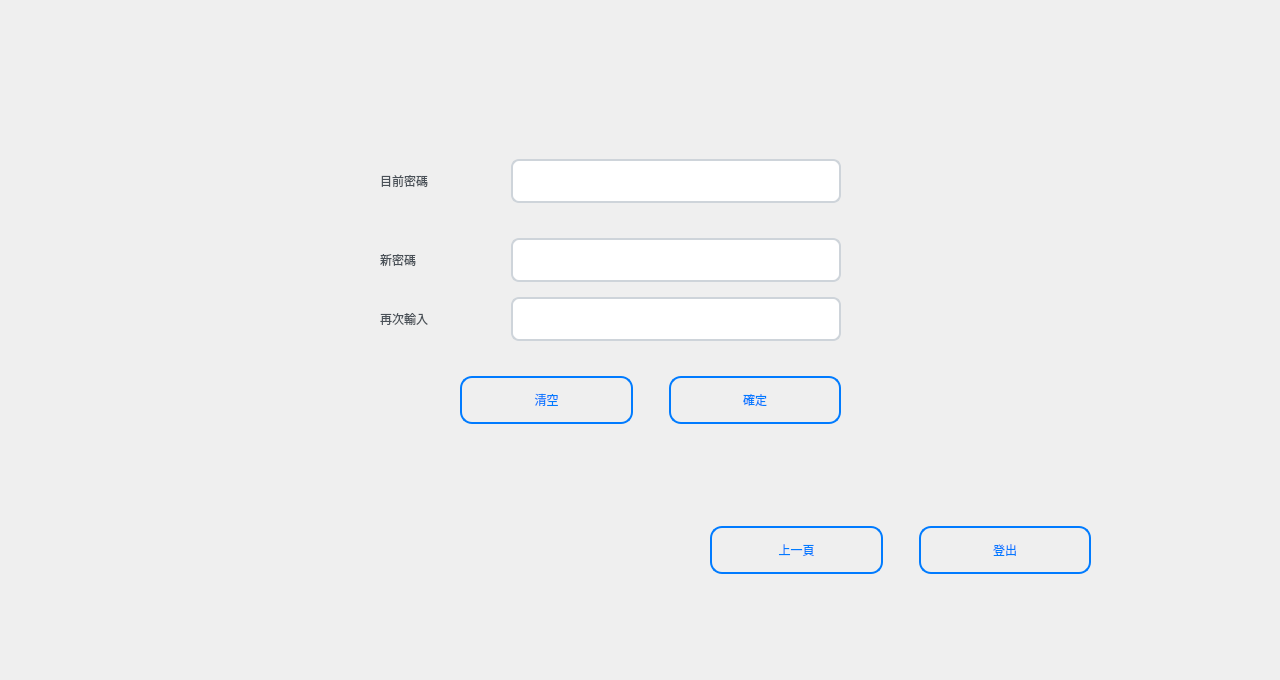
<?xml version="1.0" encoding="UTF-8"?>
<ui version="4.0">
 <class>changepasswordWindow</class>
 <widget class="QMainWindow" name="changepasswordWindow">
  <property name="geometry">
   <rect>
    <x>0</x>
    <y>0</y>
    <width>1280</width>
    <height>680</height>
   </rect>
  </property>
  <property name="windowTitle">
   <string>MainWindow</string>
  </property>
  <property name="styleSheet">
   <string notr="true">/* 主視窗樣式 - 更深藍漸層 */
QMainWindow {
    background: qlineargradient(x1: 0, y1: 0, x2: 1, y2: 1,
                                 stop: 0 #add8e6, stop: 1 #7bb3d9);
}</string>
  </property>
  <widget class="QWidget" name="centralwidget">
   <property name="styleSheet">
    <string notr="true">/* 全局樣式 - 更深藍背景 */
QWidget {
    background: qlineargradient(x1: 0, y1: 0, x2: 0, y2: 1,
                                 stop: 0 #c3e2f0, stop: 1 #87ceeb);
    font-family: &quot;Microsoft YaHei UI&quot;;
    color: #212529;
}



/* 讓 layout 容器透明 */
QWidget[class=&quot;QWidget&quot;] {
    background: transparent;
}</string>
   </property>
   <widget class="QWidget" name="horizontalLayoutWidget">
    <property name="geometry">
     <rect>
      <x>460</x>
      <y>360</y>
      <width>381</width>
      <height>80</height>
     </rect>
    </property>
    <layout class="QHBoxLayout" name="horizontalLayout">
     <item>
      <widget class="QPushButton" name="clear">
       <property name="cursor">
        <cursorShape>PointingHandCursor</cursorShape>
       </property>
       <property name="styleSheet">
        <string notr="true">QPushButton {
    font: bold 14pt &quot;Microsoft YaHei UI&quot;;
    background: qlineargradient(x1: 0, y1: 0, x2: 0, y2: 1,
                                 stop: 0 #ffffff, stop: 1 #f8f9fa);
    border: 2px solid #007bff;
    border-radius: 12px;
    color: #007bff;
    padding: 12px 20px;
    min-height: 20px;
}

QPushButton:hover {
    background: qlineargradient(x1: 0, y1: 0, x2: 0, y2: 1,
                                 stop: 0 #007bff, stop: 1 #0056b3);
    color: white;
    border: 2px solid #0056b3;
}

QPushButton:pressed {
    background: qlineargradient(x1: 0, y1: 0, x2: 0, y2: 1,
                                 stop: 0 #0056b3, stop: 1 #004085);
}

QPushButton:disabled {
    background-color: #e9ecef;
    color: #6c757d;
    border: 2px solid #dee2e6;
}</string>
       </property>
       <property name="text">
        <string>清空</string>
       </property>
      </widget>
     </item>
     <item>
      <spacer name="horizontalSpacer">
       <property name="orientation">
        <enum>Qt::Orientation::Horizontal</enum>
       </property>
       <property name="sizeType">
        <enum>QSizePolicy::Policy::Fixed</enum>
       </property>
       <property name="sizeHint" stdset="0">
        <size>
         <width>30</width>
         <height>20</height>
        </size>
       </property>
      </spacer>
     </item>
     <item>
      <widget class="QPushButton" name="check">
       <property name="cursor">
        <cursorShape>PointingHandCursor</cursorShape>
       </property>
       <property name="styleSheet">
        <string notr="true">QPushButton {
    font: bold 14pt &quot;Microsoft YaHei UI&quot;;
    background: qlineargradient(x1: 0, y1: 0, x2: 0, y2: 1,
                                 stop: 0 #ffffff, stop: 1 #f8f9fa);
    border: 2px solid #007bff;
    border-radius: 12px;
    color: #007bff;
    padding: 12px 20px;
    min-height: 20px;
}

QPushButton:hover {
    background: qlineargradient(x1: 0, y1: 0, x2: 0, y2: 1,
                                 stop: 0 #007bff, stop: 1 #0056b3);
    color: white;
    border: 2px solid #0056b3;
}

QPushButton:pressed {
    background: qlineargradient(x1: 0, y1: 0, x2: 0, y2: 1,
                                 stop: 0 #0056b3, stop: 1 #004085);
}

QPushButton:disabled {
    background-color: #e9ecef;
    color: #6c757d;
    border: 2px solid #dee2e6;
}</string>
       </property>
       <property name="text">
        <string>確定</string>
       </property>
      </widget>
     </item>
    </layout>
   </widget>
   <widget class="QWidget" name="gridLayoutWidget">
    <property name="geometry">
     <rect>
      <x>380</x>
      <y>150</y>
      <width>461</width>
      <height>202</height>
     </rect>
    </property>
    <layout class="QGridLayout" name="gridLayout">
     <item row="0" column="0">
      <widget class="QLabel" name="label">
       <property name="minimumSize">
        <size>
         <width>125</width>
         <height>0</height>
        </size>
       </property>
       <property name="cursor">
        <cursorShape>ForbiddenCursor</cursorShape>
       </property>
       <property name="styleSheet">
        <string notr="true">QLabel {
    font: bold 18pt &quot;Microsoft YaHei UI&quot;;
    color: #495057;
    background-color: transparent;
}

/* 標題標籤特殊樣式 */
QLabel[objectName*=&quot;title&quot;], QLabel[objectName*=&quot;header&quot;] {
    font: bold 24pt &quot;Microsoft YaHei UI&quot;;
    color: #ffffff;
    background: qlineargradient(x1: 0, y1: 0, x2: 1, y2: 0,
                                 stop: 0 #667eea, stop: 1 #764ba2);
    border-radius: 12px;
    padding: 15px;
    margin: 5px;
}
</string>
       </property>
       <property name="text">
        <string>目前密碼</string>
       </property>
      </widget>
     </item>
     <item row="0" column="1">
      <widget class="QLineEdit" name="nowpass">
       <property name="styleSheet">
        <string notr="true">QLineEdit {
    font: 14pt &quot;Microsoft YaHei UI&quot;;
    background-color: #ffffff;
    border: 2px solid #ced4da;
    border-radius: 8px;
    padding: 12px 16px;
    color: #495057;
}

QLineEdit:focus {
    border: 2px solid #007bff;
    background-color: #f8f9fa;
}

QLineEdit:disabled {
    background-color: #e9ecef;
    color: #6c757d;
    border: 2px solid #dee2e6;
}
</string>
       </property>
      </widget>
     </item>
     <item row="1" column="1">
      <spacer name="verticalSpacer">
       <property name="orientation">
        <enum>Qt::Orientation::Vertical</enum>
       </property>
       <property name="sizeType">
        <enum>QSizePolicy::Policy::Fixed</enum>
       </property>
       <property name="sizeHint" stdset="0">
        <size>
         <width>20</width>
         <height>20</height>
        </size>
       </property>
      </spacer>
     </item>
     <item row="2" column="0">
      <widget class="QLabel" name="label_2">
       <property name="cursor">
        <cursorShape>ForbiddenCursor</cursorShape>
       </property>
       <property name="styleSheet">
        <string notr="true">QLabel {
    font: bold 18pt &quot;Microsoft YaHei UI&quot;;
    color: #495057;
    background-color: transparent;
}

/* 標題標籤特殊樣式 */
QLabel[objectName*=&quot;title&quot;], QLabel[objectName*=&quot;header&quot;] {
    font: bold 24pt &quot;Microsoft YaHei UI&quot;;
    color: #ffffff;
    background: qlineargradient(x1: 0, y1: 0, x2: 1, y2: 0,
                                 stop: 0 #667eea, stop: 1 #764ba2);
    border-radius: 12px;
    padding: 15px;
    margin: 5px;
}
</string>
       </property>
       <property name="text">
        <string>新密碼</string>
       </property>
      </widget>
     </item>
     <item row="3" column="0">
      <widget class="QLabel" name="label_3">
       <property name="cursor">
        <cursorShape>ForbiddenCursor</cursorShape>
       </property>
       <property name="styleSheet">
        <string notr="true">QLabel {
    font: bold 18pt &quot;Microsoft YaHei UI&quot;;
    color: #495057;
    background-color: transparent;
}

/* 標題標籤特殊樣式 */
QLabel[objectName*=&quot;title&quot;], QLabel[objectName*=&quot;header&quot;] {
    font: bold 24pt &quot;Microsoft YaHei UI&quot;;
    color: #ffffff;
    background: qlineargradient(x1: 0, y1: 0, x2: 1, y2: 0,
                                 stop: 0 #667eea, stop: 1 #764ba2);
    border-radius: 12px;
    padding: 15px;
    margin: 5px;
}
</string>
       </property>
       <property name="text">
        <string>再次輸入</string>
       </property>
      </widget>
     </item>
     <item row="2" column="1">
      <widget class="QLineEdit" name="newpass">
       <property name="styleSheet">
        <string notr="true">QLineEdit {
    font: 14pt &quot;Microsoft YaHei UI&quot;;
    background-color: #ffffff;
    border: 2px solid #ced4da;
    border-radius: 8px;
    padding: 12px 16px;
    color: #495057;
}

QLineEdit:focus {
    border: 2px solid #007bff;
    background-color: #f8f9fa;
}

QLineEdit:disabled {
    background-color: #e9ecef;
    color: #6c757d;
    border: 2px solid #dee2e6;
}
</string>
       </property>
      </widget>
     </item>
     <item row="3" column="1">
      <widget class="QLineEdit" name="new2">
       <property name="styleSheet">
        <string notr="true">QLineEdit {
    font: 14pt &quot;Microsoft YaHei UI&quot;;
    background-color: #ffffff;
    border: 2px solid #ced4da;
    border-radius: 8px;
    padding: 12px 16px;
    color: #495057;
}

QLineEdit:focus {
    border: 2px solid #007bff;
    background-color: #f8f9fa;
}

QLineEdit:disabled {
    background-color: #e9ecef;
    color: #6c757d;
    border: 2px solid #dee2e6;
}
</string>
       </property>
      </widget>
     </item>
    </layout>
   </widget>
   <widget class="QWidget" name="horizontalLayoutWidget_2">
    <property name="geometry">
     <rect>
      <x>710</x>
      <y>510</y>
      <width>381</width>
      <height>80</height>
     </rect>
    </property>
    <layout class="QHBoxLayout" name="horizontalLayout_2">
     <item>
      <widget class="QPushButton" name="back">
       <property name="cursor">
        <cursorShape>PointingHandCursor</cursorShape>
       </property>
       <property name="styleSheet">
        <string notr="true">QPushButton {
    font: bold 14pt &quot;Microsoft YaHei UI&quot;;
    background: qlineargradient(x1: 0, y1: 0, x2: 0, y2: 1,
                                 stop: 0 #ffffff, stop: 1 #f8f9fa);
    border: 2px solid #007bff;
    border-radius: 12px;
    color: #007bff;
    padding: 12px 20px;
    min-height: 20px;
}

QPushButton:hover {
    background: qlineargradient(x1: 0, y1: 0, x2: 0, y2: 1,
                                 stop: 0 #007bff, stop: 1 #0056b3);
    color: white;
    border: 2px solid #0056b3;
}

QPushButton:pressed {
    background: qlineargradient(x1: 0, y1: 0, x2: 0, y2: 1,
                                 stop: 0 #0056b3, stop: 1 #004085);
}

QPushButton:disabled {
    background-color: #e9ecef;
    color: #6c757d;
    border: 2px solid #dee2e6;
}</string>
       </property>
       <property name="text">
        <string>上一頁</string>
       </property>
      </widget>
     </item>
     <item>
      <spacer name="horizontalSpacer_2">
       <property name="orientation">
        <enum>Qt::Orientation::Horizontal</enum>
       </property>
       <property name="sizeType">
        <enum>QSizePolicy::Policy::Fixed</enum>
       </property>
       <property name="sizeHint" stdset="0">
        <size>
         <width>30</width>
         <height>20</height>
        </size>
       </property>
      </spacer>
     </item>
     <item>
      <widget class="QPushButton" name="logout">
       <property name="cursor">
        <cursorShape>PointingHandCursor</cursorShape>
       </property>
       <property name="styleSheet">
        <string notr="true">
QPushButton {
    font: bold 14pt &quot;Microsoft YaHei UI&quot;;
    background: qlineargradient(x1: 0, y1: 0, x2: 0, y2: 1,
                                 stop: 0 #ffffff, stop: 1 #f8f9fa);
    border: 2px solid #007bff;
    border-radius: 12px;
    color: #007bff;
    padding: 12px 20px;
    min-height: 20px;
}

QPushButton:hover {
    background: qlineargradient(x1: 0, y1: 0, x2: 0, y2: 1,
                                 stop: 0 #007bff, stop: 1 #0056b3);
    color: white;
    border: 2px solid #0056b3;
}

QPushButton:pressed {
    background: qlineargradient(x1: 0, y1: 0, x2: 0, y2: 1,
                                 stop: 0 #0056b3, stop: 1 #004085);
}

QPushButton:disabled {
    background-color: #e9ecef;
    color: #6c757d;
    border: 2px solid #dee2e6;
}

/* 登出按鈕特殊樣式 */
QPushButton[objectName*=&quot;logout&quot;] {
    background: qlineargradient(x1: 0, y1: 0, x2: 0, y2: 1,
                                 stop: 0 #ff6b6b, stop: 1 #ee5a52);
    border: 2px solid #dc3545;
    color: white;
}

QPushButton[objectName*=&quot;logout&quot;]:hover {
    background: qlineargradient(x1: 0, y1: 0, x2: 0, y2: 1,
                                 stop: 0 #dc3545, stop: 1 #c82333);
}
</string>
       </property>
       <property name="text">
        <string>登出</string>
       </property>
      </widget>
     </item>
    </layout>
   </widget>
  </widget>
 </widget>
 <resources/>
 <connections/>
</ui>
